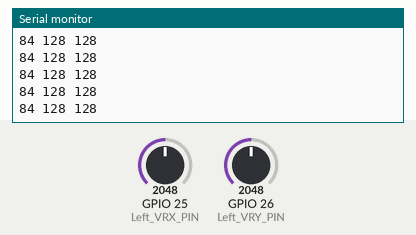
Recording of a sketch running on a simulated ESP32. On the bench: the last lines printed to the serial monitor. Inputs (shaded band) come from the test bench; at power-on: GPIO 25 (Left_VRX_PIN) = 2048, GPIO 26 (Left_VRY_PIN) = 2048. Nothing arrives over Bluetooth unless stated.

Above: at 1.2 s.
1.3 s: GPIO 25 (Left_VRX_PIN) set to 2866
At 2.1 s:
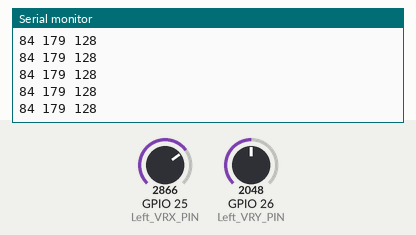
2.8 s: GPIO 26 (Left_VRY_PIN) set to 2866
At 3.7 s:
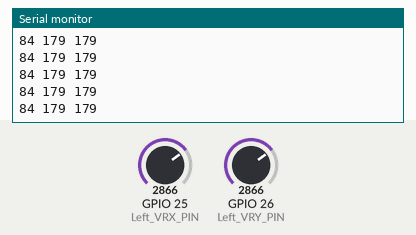
4.3 s: GPIO 25 (Left_VRX_PIN) set to 3603
At 5.2 s:
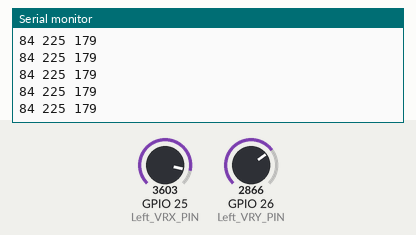
5.8 s: GPIO 26 (Left_VRY_PIN) set to 3603
At 6.8 s:
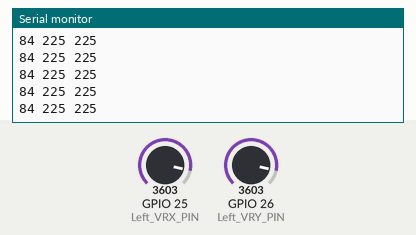
Timing chart, 0 to 8.3 s (numbered marks = the images above; inputs shaded):
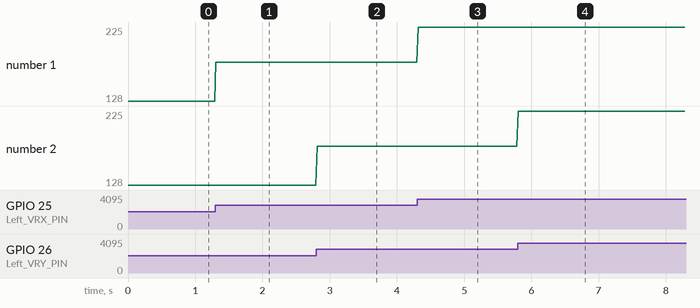

The sketch:

JOYSTICK_BLU_T.ino
```cpp
#include "BluetoothSerial.h"

#define Left_VRX_PIN 25
#define Left_VRY_PIN 26

int left_x_val;
int left_y_val;

BluetoothSerial SerialBT;

String MACadd = "A0:B7:65:63:8C:D2"; // Write Robot's MAC address
uint8_t address[6] = {0xA0, 0xB7, 0x65, 0x63, 0x8C, 0xD2};//Write Drone side MAC address in HEX
bool connected;

void setup() {
  Serial.begin(115200);
  SerialBT.begin("ESP32test", true);
  Serial.println("The device started in master mode, make sure remote BT device is on!");

  // connect(address) is fast (upto 10 secs max), connect(name) is slow (upto 30 secs max) as it needs
  // to resolve name to address first, but it allows to connect to different devices with the same name.
  // Set CoreDebugLevel to Info to view devices bluetooth address and device names
  connected = SerialBT.connect(address);

  if(connected) {
    Serial.println("Connected Succesfully!");
  } else {
    while(!SerialBT.connected(10000)) {
      Serial.println("Failed to connect. Make sure remote device is available and in range, then restart app.");
    }
  }
  // disconnect() may take upto 10 secs max
  if (SerialBT.disconnect()) {
    Serial.println("Disconnected Succesfully!");
  }
  // this would reconnect to the name(will use address, if resolved) or address used with connect(name/address).
  SerialBT.connect();

  pinMode(Left_VRX_PIN, INPUT);
  pinMode(Left_VRY_PIN, INPUT);

}


void loop() {

  uint8_t send_data[3];

  left_x_val = analogRead(Left_VRX_PIN) >> 4;//value 0-255 (">> 4" convert maximum value from 4095 to 255 )
  left_y_val = analogRead(Left_VRY_PIN) >> 4;//value 0-255

  send_data[0] = 'T';
  send_data[1] = left_x_val;
  send_data[2] = left_y_val;
  // Print each element of the array individually
  for (int i = 0; i < 3; i++) {
    Serial.print(send_data[i]);  // Print the current element
    Serial.print(" ");           // Add a space between elements for clarity
  }
  Serial.println();  // Print a newline character to end the line

  SerialBT.write(send_data, 3);
  delay(20);
}
```

Measured:
- after the input at 1.3 s, the serial monitor: prints a new line at once (image 1)
- after the input at 2.8 s, the serial monitor: prints a new line at once (image 2)
- after the input at 4.3 s, the serial monitor: prints a new line at once (image 3)
- after the input at 5.8 s, the serial monitor: prints a new line at once (image 4)
- plotted number 1: 128 → 179 after the input at 1.3 s, 179 → 225 after the input at 4.3 s
